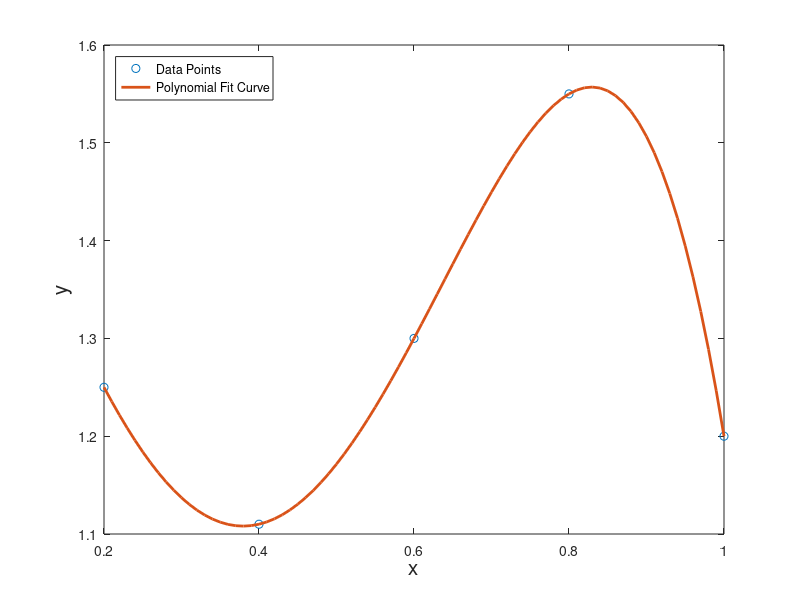

Write MATLAB code to recreate this figure.
clc
clear all

xdata = [0.2; 0.4; 0.6; 0.8; 1];  %create an array of vertical x data
ydata =[1.25; 1.11; 1.3; 1.55; 1.2];  %create vertical array of y data
one=ones(5,1);  %create a 5x1 array, all elements are 1

X = [one xdata xdata.^2 xdata.^3 xdata.^4];  %create a 4th degree polynomial matrix of xdata(=1+xn+xn^2+xn^3+xn^4)
a = X\ydata;    %use matrix left divide to solve system of equations. Create new array "a" based on the data provided

xplot=0.2:0.01:1.0; %create size of xdata for the plot

yplot=a(1)+a(2)*xplot+a(3)*xplot.^2+a(4)*xplot.^3+a(5)*xplot.^4;    %generate the y data for the plot from the a and xplot points

plot(xdata,ydata,'o',xplot,yplot,'linewidth',2);      %plot discrete data points xdata,ydata and connect
%the dots by interpolated data xplot,yplot
xlabel('x','fontsize',15);
ylabel('y','fontsize',15);
legend('Data Points','Polynomial Fit Curve','location','northwest');    %create leged in the Top Left (NW)
%northwest,southwest,northeast,southeast
